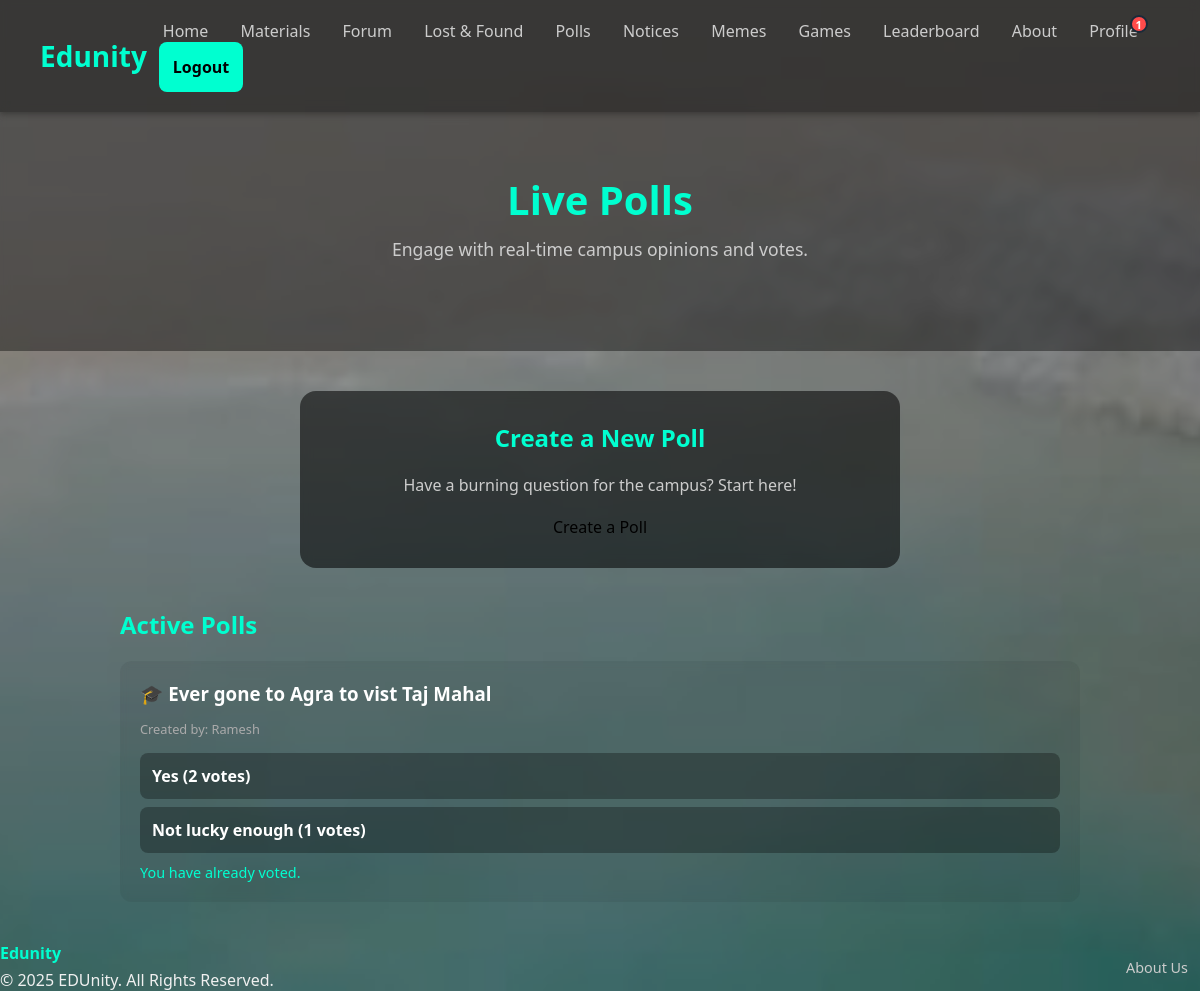
Page /polls/ (signed in) on the committed database.
### polls/models.py (models this page shows, shortened)
class Poll(models.Model):
    question = models.CharField(max_length=255)
    created_by = models.ForeignKey(User, on_delete=models.CASCADE)
    created_at = models.DateTimeField(auto_now_add=True)
    voters = models.ManyToManyField(User, related_name='voted_polls', blank=True)

class Choice(models.Model):
    poll = models.ForeignKey(Poll, on_delete=models.CASCADE)
    text = models.CharField(max_length=100)
    votes = models.IntegerField(default=0)

### polls/views.py (the view)
# urls.py: path('', views.polls_home_view, name='polls'),
@login_required
def polls_home_view(request):
    polls = Poll.objects.all().order_by('-created_at')
    return render(request, 'polls/polls.html', {'polls': polls})

### core/context_processors.py (called while the page is built)
def notification_processor(request):
    if request.user.is_authenticated:
        friend_request_count = FriendRequest.objects.filter(to_user=request.user).count()
        unread_notification_count = Notification.objects.filter(recipient=request.user, is_read=False).count()
        total_notifications = friend_request_count + unread_notification_count
        return {'total_notifications': total_notifications}
    return {}

### templates/polls/polls.html (shortened to what this page needs)
{% extends 'base.html' %}
{% block content %}
  <section class="hero">
    <h1>Live Polls</h1>
    <p>Engage with real-time campus opinions and votes.</p>
  </section>
  <section class="create-poll">
    <h2>Create a New Poll</h2>
    <p style="text-align: center; color: #ccc; margin-bottom: 20px;">Have a burning question for the campus? Start here!</p>
    <a href="{% url 'create_poll' %}" class="auth-button" style="text-decoration: none; display: block; text-align: center; max-width: 300px; margin: auto;">Create a Poll</a>
  </section>
  <section class="active-polls">
    <h2>Active Polls</h2>
    {% for poll in polls %}
      <div class="poll-card">
        <h3>🎓 {{ poll.question }}</h3>
        <p style="font-size: 0.8rem; color: #aaa; margin-bottom: 15px;">Created by: {{ poll.created_by.username }}</p>
        {% if user in poll.voters.all %}
          <div class="poll-results">
            {% for choice in poll.choice_set.all %}
              <div class="result-bar">
                <span class="choice-text">{{ choice.text }} ({{ choice.votes }} votes)</span>
              </div>
            {% endfor %}
            <p style="font-size: 0.9rem; margin-top: 10px; color: #00ffd0;">You have already voted.</p>
          </div>
        {% endif %}
      </div>
    {% empty %}
      <p style="color: #ccc;">No polls are active right now. Why not create one?</p>
    {% endfor %}
  </section>
{% endblock %}

### static/css/index.css (style rules this page uses)
* { margin: 0; padding: 0; box-sizing: border-box; font-family: 'Segoe UI', sans-serif; }
body { background-image: url("/static/images/backgroundMAIN.JPG"); background-size: cover; background-repeat: no-repeat; background-attachment: fixed; background-position: center; color: #f0f0f0; display: flex; flex-direction: column; min-height: 100vh; }
.hero { text-align: center; padding: 100px 20px; background-color: rgba(0, 0, 0, 0.5); backdrop-filter: blur(4px); }
.hero h1 { font-size: 3rem; color: #ffffff; }
.hero p { font-size: 1.25rem; margin: 10px 0 30px; color: #dddddd; }
body { background-image: url("/static/images/backgroundMAIN.JPG"); background-size: cover; background-attachment: fixed; background-position: center; color: #f0f0f0; }
.hero { text-align: center; padding: 60px 20px; background-color: rgba(0, 0, 0, 0.4); backdrop-filter: blur(4px); }
.hero h1 { font-size: 2.5rem; color: #00ffd0; }
.hero p { font-size: 1.1rem; color: #ccc; }
* { box-sizing: border-box; font-family: 'Segoe UI', sans-serif; }
body { background-image: url("/static/images/backgroundMAIN.JPG"); background-size: cover; background-position: center; background-attachment: fixed; color: #f0f0f0; }
.create-poll { max-width: 600px; margin: 40px auto; padding: 30px; background-color: rgba(0, 0, 0, 0.55); border-radius: 16px; backdrop-filter: blur(6px); }
.create-poll h2 { text-align: center; margin-bottom: 20px; color: #00ffd0; }
.active-polls { max-width: 1000px; margin: 40px auto; padding: 0 20px; }
.active-polls h2 { color: #00ffd0; margin-bottom: 20px; }
.poll-card { background-color: rgba(0,0,0, 0.05); border-radius: 12px; padding: 20px; margin-bottom: 20px; backdrop-filter: blur(4px); }
.poll-card h3 { color: #ffffff; margin-bottom: 14px; }
.poll-results { width: 100%; }
.result-bar { background-color: rgba(0, 0, 0, 0.3); border-radius: 8px; padding: 12px; margin-bottom: 8px; color: #fff; font-weight: bold; }
a.auth-button, a.auth-button:visited { color: #000; text-decoration: none; }

### rows in the picture
Poll: question "Ever gone to Agra to vist Taj Mahal", created_by.username "Ramesh"
Choice: text "Yes", votes "2"
Choice: text "Not lucky enough", votes "1"

### other values in the picture
{{ total_notifications }} "1"
